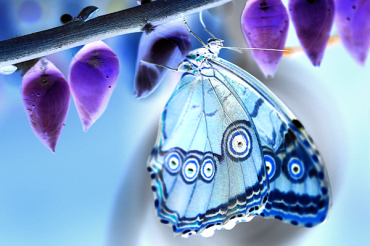
#> input picture pics/negative-image.jpg, 370 x 246 px
$ python n2.py
#> lines starting #> are read from the running program, lines starting #| are printed output that depends on the picture
#> further down, negative_image is the input picture: shape (246, 370, 3); mean B, G, R 201.4, 156.9, 130.3
import cv2
import numpy as np
import matplotlib.pyplot as plt

def convert_negative_to_positive(image):
    return 255 - image
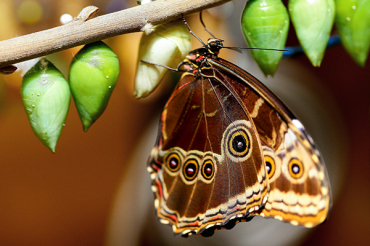
#> returned value: shape (246, 370, 3); mean of channels 0, 1, 2 53.6, 98.1, 124.7; drawn as B, G, R

def histogram_equalization(image):
    if len(image.shape) == 2:  # Grayscale image
        return cv2.equalizeHist(image)
    elif len(image.shape) == 3:  # Color image
        ycrcb = cv2.cvtColor(image, cv2.COLOR_BGR2YCrCb)
#> ycrcb: shape (246, 370, 3); mean of channels 0, 1, 2 101, 145, 101.3
        ycrcb[:, :, 0] = cv2.equalizeHist(ycrcb[:, :, 0])
#> ycrcb: shape (246, 370, 3); mean of channels 0, 1, 2 128.2, 145, 101.3
        return cv2.cvtColor(ycrcb, cv2.COLOR_YCrCb2BGR)
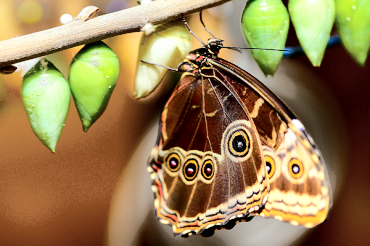
#> returned value: shape (246, 370, 3); mean B, G, R 81, 125.2, 151.4

def noise_reduction(image):
    return cv2.medianBlur(image, 5)
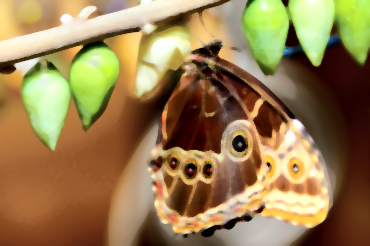
#> returned value: shape (246, 370, 3); mean of channels 0, 1, 2 80.2, 125.6, 152.4; drawn as B, G, R

def edge_detection(image):
    return cv2.Canny(image, 100, 200)
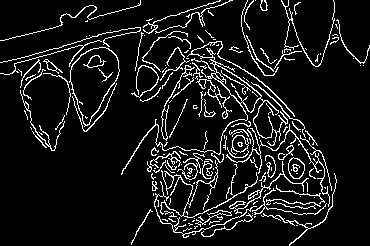
#> returned value: shape (246, 370); 9.3% white in thin lines or dots

def sharpen_image(image):
    gaussian_blur = cv2.GaussianBlur(image, (9, 9), 10.0)
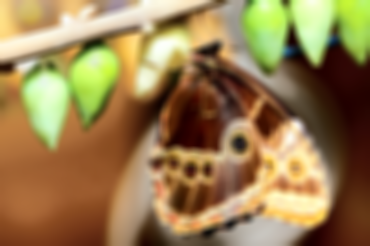
#> gaussian_blur: shape (246, 370, 3); mean B, G, R 80.3, 125.7, 152.4
    return cv2.addWeighted(image, 1.5, gaussian_blur, -0.5, 0)
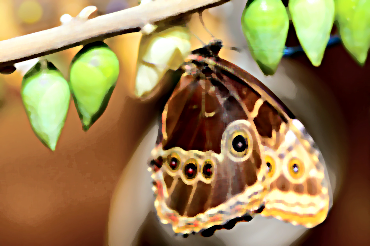
#> returned value: shape (246, 370, 3); mean of channels 0, 1, 2 80.6, 125.9, 152.2; drawn as B, G, R

# Load the negative image
image_path = './pics/negative-image.jpg'
negative_image = cv2.imread(image_path, cv2.IMREAD_COLOR)

# Check if the image was loaded successfully
if negative_image is None:
    print(f"Error: Unable to open image file {image_path}")
    exit()

# Convert negative to positive
positive_image = convert_negative_to_positive(negative_image)

# Apply histogram equalization (meka damu)
equalized_image = histogram_equalization(positive_image)

# Reduce noise
denoised_image = noise_reduction(equalized_image)

# Detect edges
edges = edge_detection(denoised_image)

# Sharpen image (meka damu)
sharpened_image = sharpen_image(denoised_image)

# Display results
images = {
    "Negative": negative_image,
    "Positive": positive_image,
    "Equalized": equalized_image,
    "Denoised": denoised_image,
    "Edges": edges,
    "Sharpened": sharpened_image
}

plt.figure(figsize=(12, 8))
for i, (title, img) in enumerate(images.items()):
    plt.subplot(2, 3, i + 1)
    plt.imshow(cv2.cvtColor(img, cv2.COLOR_BGR2RGB) if img.ndim == 3 else img, cmap='gray')
    plt.title(title)
    plt.axis('off')
#> this loop made 6 passes
#> title on passes 1 to 6: 'Negative', 'Positive', 'Equalized', 'Denoised', 'Edges', 'Sharpened'

plt.tight_layout()
plt.show()
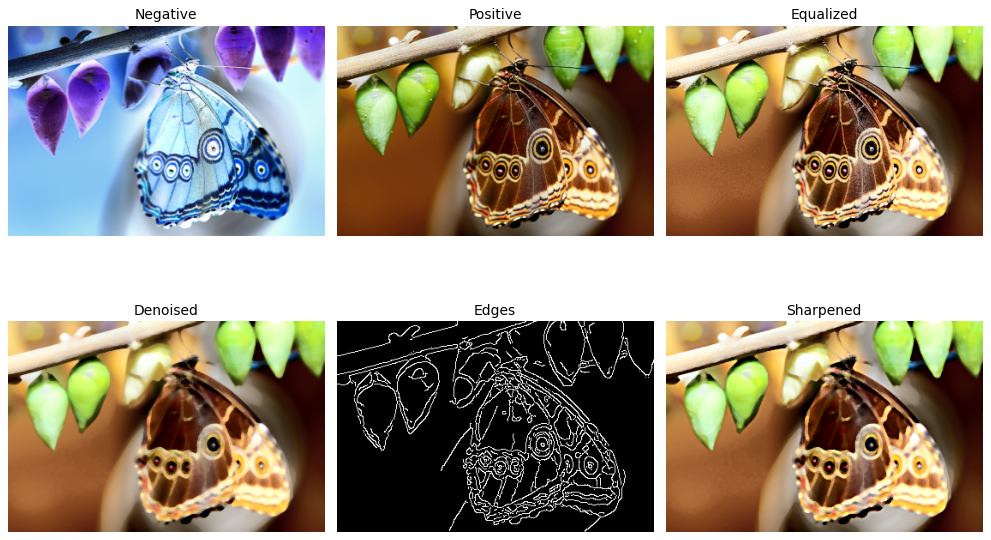
#> figure drawn by matplotlib, 6 panels

# Save the final image
output_path = './pics/final_image.jpg'
cv2.imwrite(output_path, sharpened_image)
print(f"Final image saved to {output_path}")
